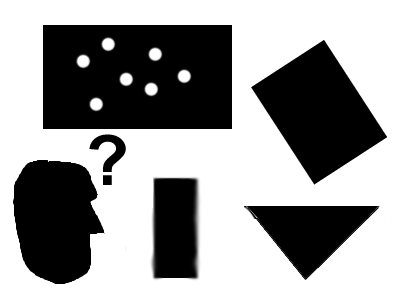
#> input picture pic1.png, 400 x 300 px, found by its file name
$ python morph2.py
#> lines starting #> are read from the running program, lines starting #| are printed output that depends on the picture
import cv2 as cv
import numpy as np
from matplotlib import pyplot as plt

img=cv.imread('opencv\samples\data\pic1.png',cv.IMREAD_GRAYSCALE) # already a binary image, don't apply mask
#> img: shape (300, 400); min 0, max 255, mean 154.1
kernal=np.ones((5,5),np.uint8)

dilation=cv.dilate(img,kernal,iterations=2)
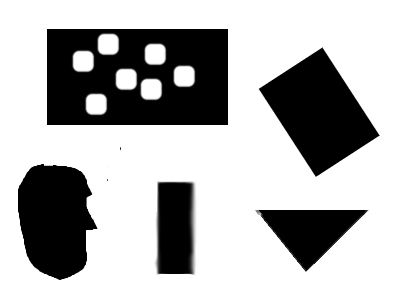
#> dilation: shape (300, 400); min 0, max 255, mean 178.1
erosion=cv.erode(img,kernal,iterations=1)
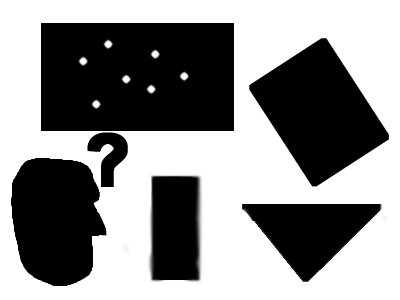
#> erosion: shape (300, 400); min 0, max 255, mean 141.9
opening=cv.morphologyEx(img,cv.MORPH_OPEN,kernal)# erosion followed by dilation
closing=cv.morphologyEx(img,cv.MORPH_CLOSE,kernal)# dilation followed by erosion
mg=cv.morphologyEx(img,cv.MORPH_GRADIENT,kernal)# difference between dilation and erosion
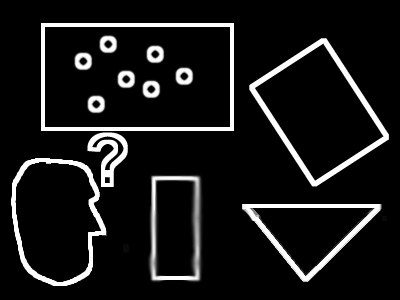
#> mg: shape (300, 400); min 0, max 255, mean 24.5
th=cv.morphologyEx(img,cv.MORPH_TOPHAT,kernal)#difference between opeing and image
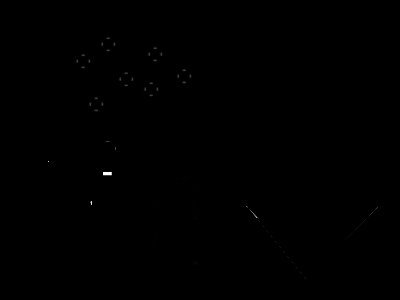
#> th: shape (300, 400); min 0, max 255, mean 0.2

titles=['image','dilation','erosion','opening','closing','mg','th']
images=[img,dilation,erosion,opening,closing,mg,th]

for i in range(7):
    plt.subplot(2,4,i+1),plt.imshow(images[i],'gray')
    plt.title(titles[i])
    plt.xticks([]), plt.yticks([])

plt.show()

$ run again, with chessboard.png copied over pic1.png
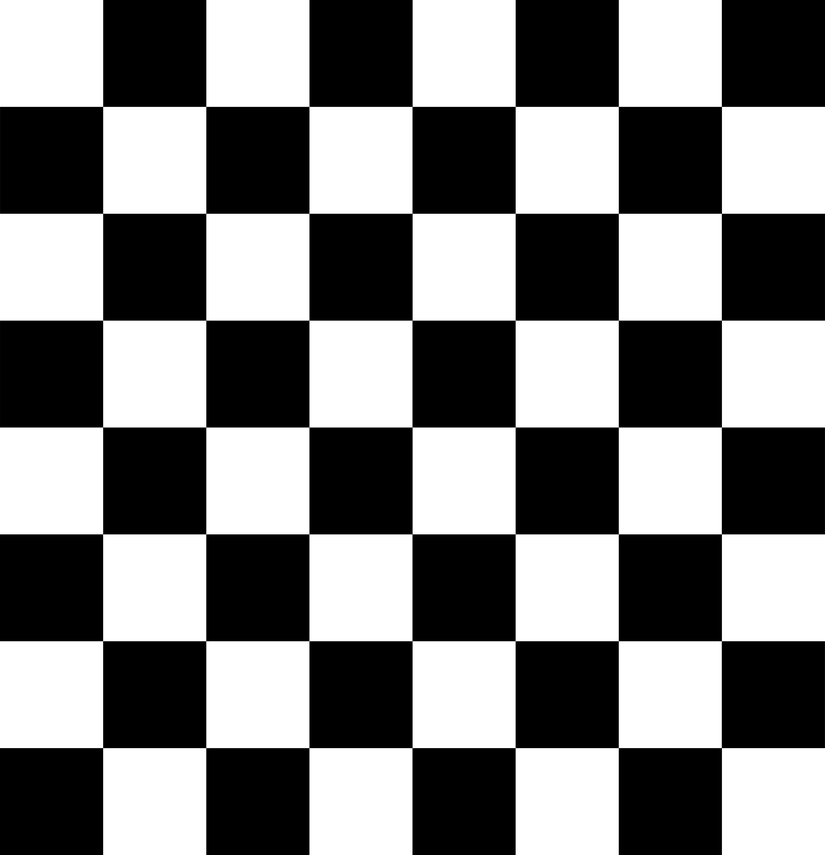
#> input picture chessboard.png, 825 x 855 px, shrunk from 3595 x 3723 before the run, found by its file name
#> img is the input picture: shape (855, 825); min 0, max 255, mean 127.5
#> `dilation=cv.dilate(img,kernal,iterations=2)`:
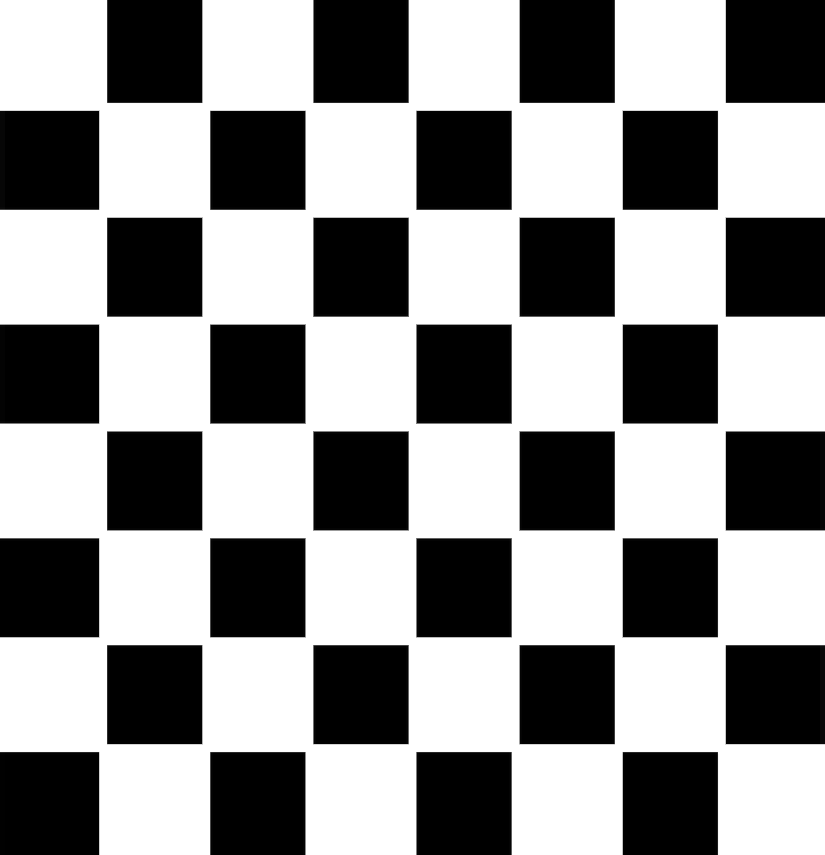
#> dilation: shape (855, 825); min 0, max 255, mean 144
#> `mg=cv.morphologyEx(img,cv.MORPH_GRADIENT,kernal)# difference between d..`:
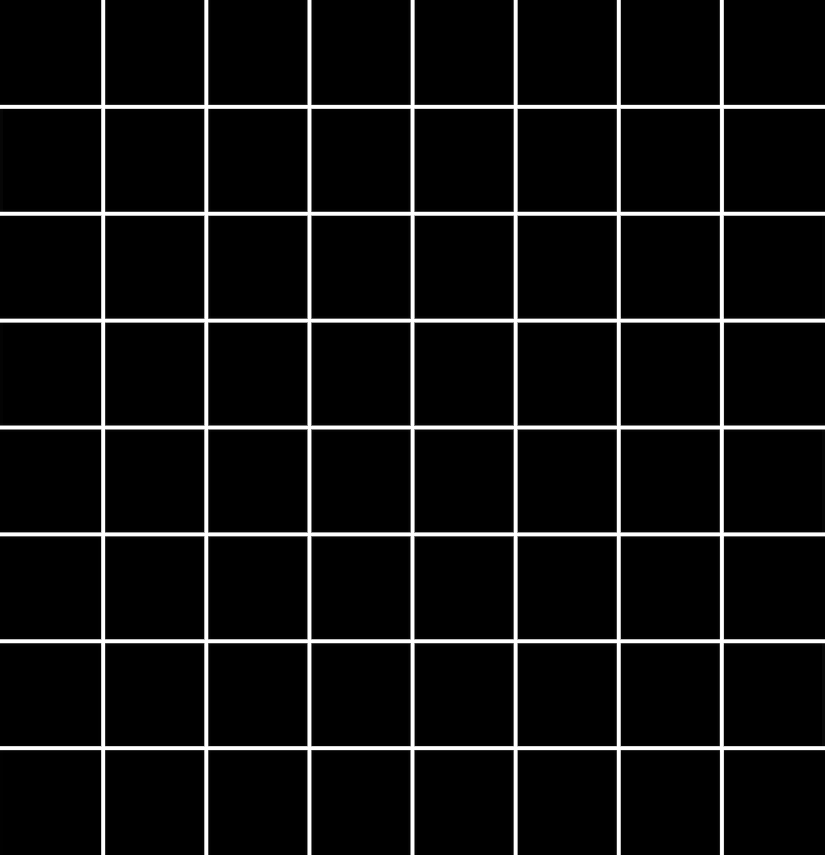
#> mg: shape (855, 825); min 0, max 255, mean 16.9
